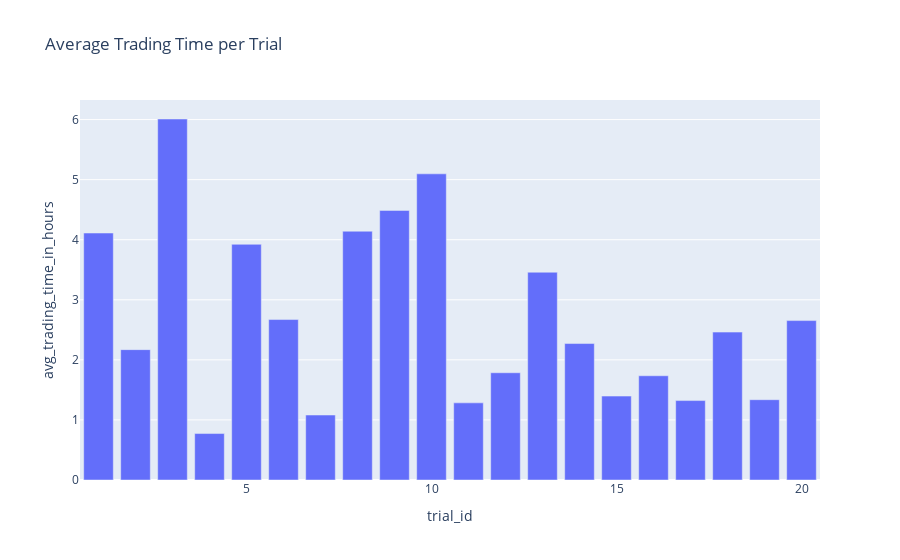

The notebook cell this image was saved under:
### Markdown cell above
### Bar Chart of Average Trading Time
This bar chart compares the average trading time across trials. It helps to quickly identify trials with unusually long or short trading times.

### Code cell
import plotly.express as px

fig = px.bar(df, x='trial_id', y='avg_trading_time_in_hours', title='Average Trading Time per Trial')
fig.show()

### Figure 1 — Plotly figure (JSON) as saved in the notebook; plotly's stock layout.template omitted (floating-point values rounded to 4 significant figures)
{"data": [{"alignmentgroup": "True", "hovertemplate": "trial_id=%{x}<br>avg_trading_time_in_hours=%{y}<extra></extra>", "legendgroup": "", "marker": {"color": "#636efa", "pattern": {"shape": ""}}, "name": "", "offsetgroup": "", "orientation": "v", "showlegend": false, "textposition": "auto", "x": [1, 2, 3, 4, 5, 6, 7, 8, 9, 10, 11, 12, 13, 14, 15, 16, 17, 18, 19, 20], "xaxis": "x", "y": [4.111, 2.17, 6.01, 0.7733, 3.924, 2.671, 1.082, 4.142, 4.488, 5.097, 1.284, 1.785, 3.459, 2.272, 1.397, 1.735, 1.322, 2.462, 1.337, 2.654], "yaxis": "y", "type": "bar"}], "layout": {"xaxis": {"anchor": "y", "domain": [0.0, 1.0], "title": {"text": "trial_id"}}, "yaxis": {"anchor": "x", "domain": [0.0, 1.0], "title": {"text": "avg_trading_time_in_hours"}}, "legend": {"tracegroupgap": 0}, "title": {"text": "Average Trading Time per Trial"}, "barmode": "relative"}}
